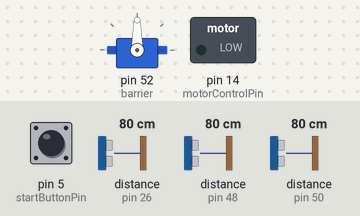
A sketch run on a simulated Arduino Mega 2560, built with avr-gcc and run on an emulated ATmega2560. Parts: servo, switched loads named in the sketch (green lamp = pin HIGH). The inputs (shaded band) are chosen by the test bench; at power-on: pin 5 (startButtonPin) HIGH, distance to the obstacle (sensors on pin 26, pin 48, pin 50) 80 cm. The echo pulse lasts 58.3 µs per cm; pins used as bus, display or sensor lines are not drawn; what the sketch prints to the serial monitor is not drawn.

Above: at 1.2 s.
1.3 s: pin 5 (startButtonPin) pulled LOW for 0.15 s
At 2.3 s:
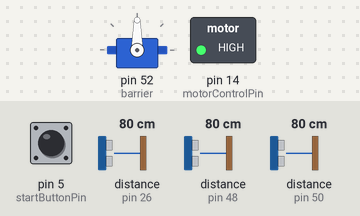
2.9 s: distance to the obstacle (sensor on pin 26) set to 138 cm
At 3.7 s:
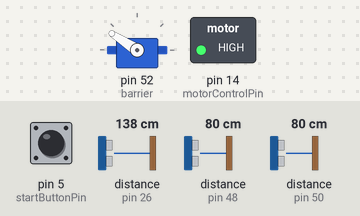
4.5 s: distance to the obstacle (sensor on pin 48) set to 34 cm
6.0 s: distance to the obstacle (sensor on pin 48) set to 29 cm
At 6.4 s:
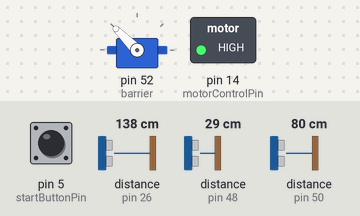
7.5 s: distance to the obstacle (sensor on pin 50) set to 132 cm
9.0 s: distance to the obstacle (sensor on pin 50) set to 141 cm
At 9.6 s:
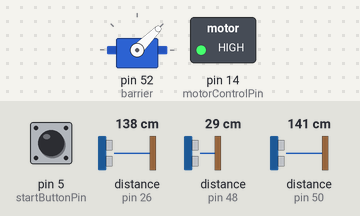
Timing chart, 0 to 11.6 s (numbered marks = the images above; inputs shaded):
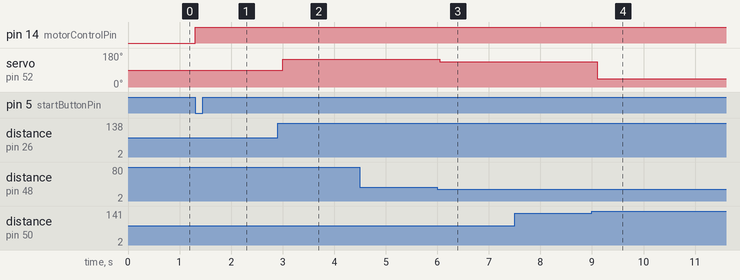

The sketch:

elrealcodigo.ino
```cpp
#include <Servo.h>

// Sensor pins
const int trigCenter = 49;
const int echoCenter = 48;
const int trigLeft = 27;
const int echoLeft = 26;
const int trigRight = 51;
const int echoRight = 50;

// Button and motor control
const int startButtonPin = 5;
const int motorControlPin = 14;
bool motorStarted = false;

Servo barrier;

int lastLeft = 0;
int lastRight = 0;
int currentAngle = 90; // Servo starts at 90 (straight)

void setup() {
  // Set up sensor pins
  pinMode(trigCenter, OUTPUT);
  pinMode(echoCenter, INPUT);
  pinMode(trigLeft, OUTPUT);
  pinMode(echoLeft, INPUT);
  pinMode(trigRight, OUTPUT);
  pinMode(echoRight, INPUT);

  // Button and motor control
  pinMode(startButtonPin, INPUT_PULLUP); // Active LOW button
  pinMode(motorControlPin, OUTPUT);
  digitalWrite(motorControlPin, LOW);    // Motor off initially

  // Servo setup
  barrier.attach(52);
  barrier.write(currentAngle); // Start with barrier down
  Serial.begin(9600);
}

// Measure distance from one ultrasonic sensor
int getDistance(int trigPin, int echoPin) {
  digitalWrite(trigPin, LOW);
  delayMicroseconds(2);
  digitalWrite(trigPin, HIGH);
  delayMicroseconds(10);
  digitalWrite(trigPin, LOW);

  long duration = pulseIn(echoPin, HIGH, 30000); // Timeout after 30ms
  int distance = duration * 0.034 / 2;
  return distance;
}

void loop() {
  // Check button press to start motor
  if (!motorStarted && digitalRead(startButtonPin) == LOW) {
    motorStarted = true;
    digitalWrite(motorControlPin, HIGH);
    Serial.println("Motor started!");
    delay(500); // debounce delay
  }

  if (!motorStarted) {
    // Wait for button press, skip the rest
    return;
  }
  // Ultrasonic sensor logic
  int distanceF = getDistance(trigCenter, echoCenter);
  delay(10);
  int distanceL = getDistance(trigLeft, echoLeft);
  delay(10);
  int distanceR = getDistance(trigRight, echoRight);
  delay(10);

  Serial.print("F: "); Serial.print(distanceF);
  Serial.print(" cm, L45: "); Serial.print(distanceL);
  Serial.print(" cm, R45: "); Serial.println(distanceR);

  // Sudden obstacle detection
  int deltaL = lastLeft - distanceL;
  int deltaR = lastRight - distanceR;

  lastLeft = distanceL;
  lastRight = distanceR;

  // Wall in front
  if (distanceF <= 30) {
    if (distanceL > distanceR) {
      barrier.write(135); // Turn right
      currentAngle = 135;
      Serial.println("Wall in FRONT → Turning RIGHT");
    } else {
      barrier.write(45);  // Turn left
      currentAngle = 45;
      Serial.println("Wall in FRONT → Turning LEFT");
    }
  }

  int delta = round(distanceL - distanceR);
  // Normal behavior

  if (distanceF > 50 && delta > 0){
    int angle = 90 + delta;
    if(angle < 135){
    barrier.write(angle);
    currentAngle = angle;
    } // Turn right

    if(angle > 135){
      barrier.write(135);
      currentAngle = 135;
    }

    if(angle > 45){
      barrier.write(angle);
      currentAngle = angle;
    } // Turn right

    if(angle < 45){
      barrier.write(45);
      currentAngle = 45;
    }
  }

  delay(50);
}
```

Measured:
- the behaviour switches between 32 and 31 cm on distance to the obstacle (sensor on pin 48) (found by bisection; images 2 and 3)
- the behaviour switches between 137 and 138 cm on distance to the obstacle (sensor on pin 50) (found by bisection; images 3 and 4)
- after the input at 1.3 s, pin 14 (motorControlPin): LOW → HIGH at once
- after the input at 2.9 s, servo on pin 52 (barrier): 90° → 147° after 0.10 s
- after the input at 4.5 s, every drawn part: stays the same
- after the input at 6.0 s, servo on pin 52 (barrier): 147° → 135° after 0.05 s
- after the input at 7.5 s, every drawn part: stays the same
- after the input at 9.0 s, servo on pin 52 (barrier): 135° → 45° after 0.10 s
